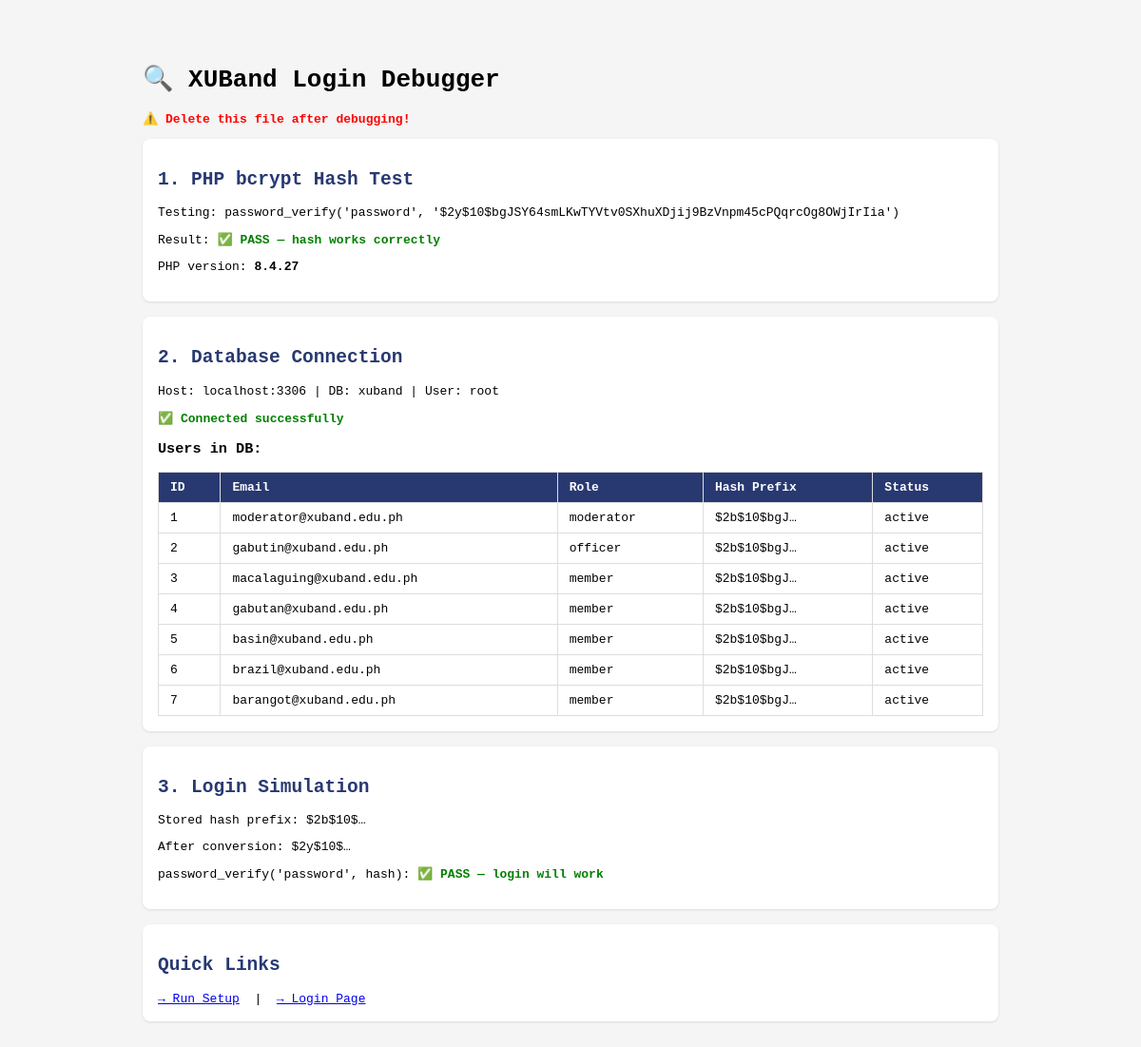
The page /debug-login.php on the database as committed earlier.
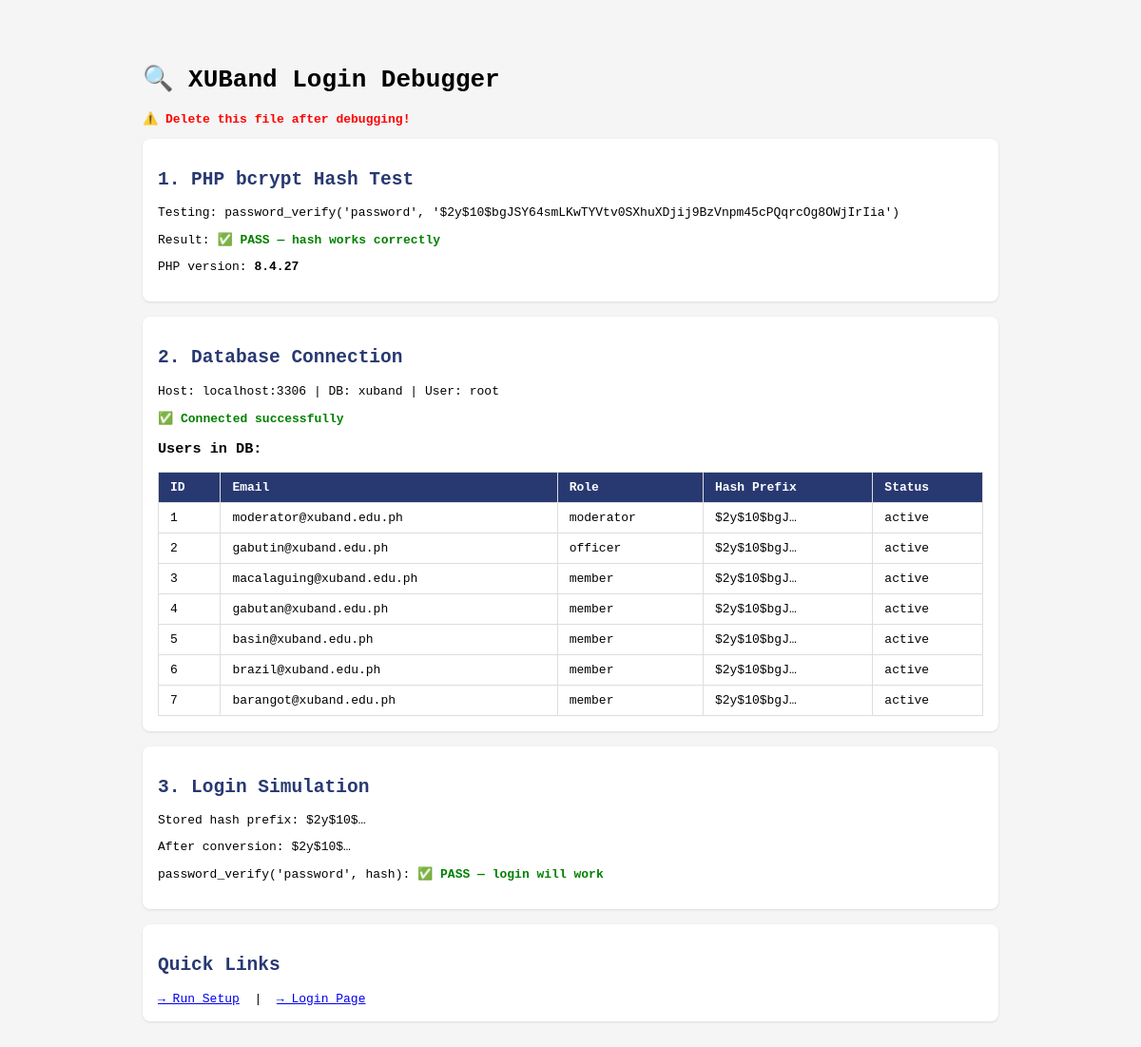
The same page on the database as committed later.
### tables this page shows
CREATE TABLE IF NOT EXISTS users (
    id INT AUTO_INCREMENT PRIMARY KEY,
    name VARCHAR(100) NOT NULL,
    email VARCHAR(150) NOT NULL UNIQUE,
    password_hash VARCHAR(255) NOT NULL,
    role ENUM('moderator','officer','member') NOT NULL DEFAULT 'member',
    instrument VARCHAR(100) DEFAULT NULL,
    year_level VARCHAR(20) DEFAULT NULL,
    student_id VARCHAR(50) DEFAULT NULL,
    contact_number VARCHAR(20) DEFAULT NULL,
    status ENUM('active','inactive') NOT NULL DEFAULT 'active',
    profile_notes TEXT DEFAULT NULL,
    created_at DATETIME NOT NULL DEFAULT CURRENT_TIMESTAMP,
    updated_at DATETIME NOT NULL DEFAULT CURRENT_TIMESTAMP ON UPDATE CURRENT_TIMESTAMP
);

### public/debug-login.php (the view, shortened to what this page needs)
<?php
require_once __DIR__ . '/../includes/db.php';
$hash = '$2y$10$bgJSY64smLKwTYVtv0SXhuXDjij9BzVnpm45cPQqrcOg8OWjIrIia';
$testPass = 'password';
$hashWorks = password_verify($testPass, $hash);
$dbOk = false;
$dbError = '';
$users = [];
try {
    $pdo = new PDO('mysql:host='.DB_HOST.';port='.DB_PORT.';dbname='.DB_NAME.';charset=utf8mb4', DB_USER, DB_PASS, [PDO::ATTR_ERRMODE => PDO::ERRMODE_EXCEPTION]);
    $dbOk = true;
    $users = $pdo->query('SELECT id, email, role, LEFT(password_hash,10) AS hash_prefix, status FROM users LIMIT 10')->fetchAll(PDO::FETCH_ASSOC);
} catch (Exception $e) {
    $dbError = $e->getMessage();
}
?><!DOCTYPE html>
<html><head><meta charset="UTF-8"><title>XUBand Debug</title>
</head>
<body>
<h1>🔍 XUBand Login Debugger</h1>
<p style="color:red"><strong>⚠️ Delete this file after debugging!</strong></p>
<div class="box">
  <h2>1. PHP bcrypt Hash Test</h2>
  <p>Testing: <code>password_verify('password', '<?= $hash ?>')</code></p>
  <p>Result: <?= $hashWorks ? '<span class="ok">✅ PASS — hash works correctly</span>' : '<span class="fail">❌ FAIL — hash broken on this PHP version</span>' ?></p>
  <p>PHP version: <strong><?= PHP_VERSION ?></strong></p>
</div>
<div class="box">
  <h2>2. Database Connection</h2>
  <p>Host: <code><?= DB_HOST ?>:<?= DB_PORT ?></code> | DB: <code><?= DB_NAME ?></code> | User: <code><?= DB_USER ?></code></p>
  <?php if ($dbOk): ?>
  <p class="ok">✅ Connected successfully</p>
  <h3>Users in DB:</h3>
  <table><tr><th>ID</th><th>Email</th><th>Role</th><th>Hash Prefix</th><th>Status</th></tr>
  <?php foreach ($users as $u): ?>
  <tr><td><?= $u['id'] ?></td><td><?= htmlspecialchars($u['email']) ?></td><td><?= $u['role'] ?></td>
      <td><code><?= htmlspecialchars($u['hash_prefix']) ?>…</code></td><td><?= $u['status'] ?></td></tr>
  <?php endforeach; ?>
  </table>
  <?php else: ?>
  <p class="fail">❌ Connection failed: <?= htmlspecialchars($dbError) ?></p>
  <?php endif; ?>
</div>
<div class="box">
  <h2>3. Login Simulation</h2>
  <?php if ($dbOk && $users):
    $row = $pdo->prepare('SELECT password_hash FROM users WHERE email = ?');
    $row->execute(['moderator@xuband.edu.ph']);
    $u = $row->fetch(PDO::FETCH_ASSOC);
    if ($u) {
        $stored = $u['password_hash'];
        $converted = str_replace('$2b$', '$2y$', $stored);
        $result = password_verify('password', $converted);
        echo "<p>Stored hash prefix: <code>" . htmlspecialchars(substr($stored,0,7)) . "…</code></p>";
        echo "<p>After conversion: <code>" . htmlspecialchars(substr($converted,0,7)) . "…</code></p>";
        echo "<p>password_verify('password', hash): " . ($result ? '<span class="ok">✅ PASS — login will work</span>' : '<span class="fail">❌ FAIL — run setup.php to re-seed users</span>') . "</p>";
    } else {
        echo "<p class='fail'>❌ moderator@xuband.edu.ph not found in DB. Run setup.php!</p>";
    }
  endif; ?>
</div>
<div class="box">
  <h2>Quick Links</h2>
  <a href="/setup.php?token=xuband_setup_2024">→ Run Setup</a> &nbsp;|&nbsp;
  <a href="/login.php">→ Login Page</a>
</div>
</body></html>

### public/debug-login.php (style rules this page uses)
body { font-family:monospace;max-width:900px;margin:30px auto;padding:20px;background:#f5f5f5 }
.ok { color:green;font-weight:bold }
table { width:100%;border-collapse:collapse;background:#fff;margin-top:10px }
th,td { padding:8px 12px;border:1px solid #ddd;text-align:left }
th { background:#283971;color:#fff }
h2 { color:#283971 }
.box { background:#fff;padding:16px;border-radius:8px;margin-bottom:16px;box-shadow:0 1px 3px rgba(0,0,0,.1) }

Rows that differ between the two databases and show on the page:
changed users "moderator@xuband.edu.ph": hash_prefix "$2b$10$bgJ" → "$2y$10$bgJ"; password_hash "$2b$10$" → "$2y$10$"
changed users "gabutin@xuband.edu.ph": hash_prefix "$2b$10$bgJ" → "$2y$10$bgJ"
changed users "macalaguing@xuband.edu.ph": hash_prefix "$2b$10$bgJ" → "$2y$10$bgJ"
changed users "gabutan@xuband.edu.ph": hash_prefix "$2b$10$bgJ" → "$2y$10$bgJ"
changed users "basin@xuband.edu.ph": hash_prefix "$2b$10$bgJ" → "$2y$10$bgJ"
changed users "brazil@xuband.edu.ph": hash_prefix "$2b$10$bgJ" → "$2y$10$bgJ"
changed users "barangot@xuband.edu.ph": hash_prefix "$2b$10$bgJ" → "$2y$10$bgJ"
